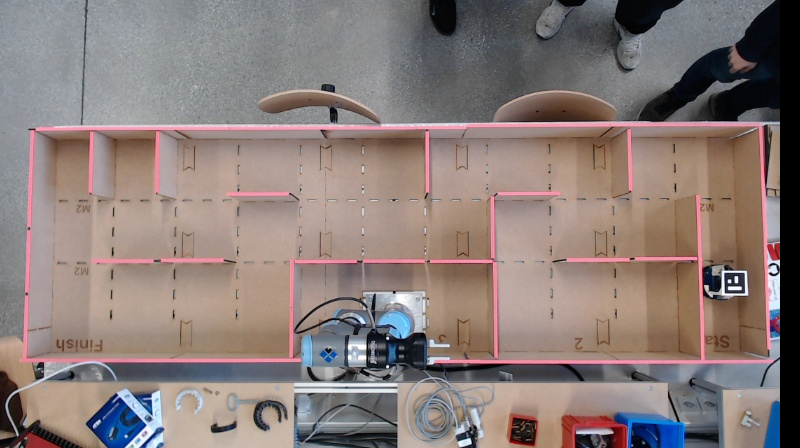
#> input picture images/maze.png, 800 x 448 px, found by its file name
$ python wall_detection.py
#> lines starting #> are read from the running program, lines starting #| are printed output that depends on the picture; after the words box and inside, x2 and y2 are one past the last pixel; in counts of white or black regions, pixels touching at a corner belong together
### agent/grid.py
import numpy as np
import cv2 as cv

# wall indices
UP = 0
RIGHT = 1
DOWN = 2
LEFT = 3

class Cell():
    def __init__(self, row, col, walls = None):
        self.row = row
        self.col = col
        self.walls = walls if walls is not None else [False, False, False, False]

    def add_wall(self, position):
        self.walls[position] = True

    def has_wall(self, position):
        return self.walls[position]

    def __repr__(self):
        return f"Cell({self.row}, {self.col}, walls={self.walls})"


class Maze():
    def __init__(self, rows, cols):
        self.n_rows = rows
        self.n_cols = cols

        # grid of cells
        self.grid = [[Cell(i, j) for j in range(cols)] for i in range(rows)]

        # explicit wall maps
        # horizontal walls: (rows + 1) x cols
        self.h_walls = [[False for _ in range(cols)] for _ in range(rows + 1)]

        # vertical walls: rows x (cols + 1)
        self.v_walls = [[False for _ in range(cols + 1)] for _ in range(rows)]

    # check if a cell is within boundaries
    # should return true if valid cell
    def is_valid_cell(self, row, col):
        return 0 <= row < self.n_rows and 0 <= col < self.n_cols

    # return cell at given row, check if it is a valid cell
    # [37 lines left out: functions get_cell, add_wall, print_maze, not called in this run]

### agent/wall_detection.py
import numpy as np
import cv2 as cv
from grid import Maze

image_path = "images/maze.png"


def get_image(image_path):
    img = cv.imread(image_path, cv.IMREAD_COLOR)
    if img is None:
        raise FileNotFoundError(f"Error opening image: {image_path}")
    return img

# get a pink mask from the image using HSV color space -> binary image with white walls and black background
def get_pink_mask(image_path):
    img = get_image(image_path)
    hsv = cv.cvtColor(img, cv.COLOR_BGR2HSV)

    # lower and upper bounds for pink
    lower = np.array([140, 40, 40], dtype=np.uint8)
    upper = np.array([180, 255, 255], dtype=np.uint8)

    mask = cv.inRange(hsv, lower, upper)

    # small cleanup to close gaps in walls
    kernel = np.ones((3, 3), np.uint8)
    mask = cv.morphologyEx(mask, cv.MORPH_CLOSE, kernel, iterations=2)
    mask = cv.morphologyEx(mask, cv.MORPH_OPEN, kernel, iterations=1)

    return mask

# get main rectangle of maze
def find_outer_rectangle(mask):
    contours, _ = cv.findContours(mask, cv.RETR_EXTERNAL, cv.CHAIN_APPROX_SIMPLE)

    if not contours:
        raise ValueError("No contour found.")

    biggest_contour = max(contours, key=cv.contourArea)
    x, y, w, h = cv.boundingRect(biggest_contour)

    return (x, y, w, h)

# keep only lines that are in the main rectangle
def keep_lines_in_rectangle(lines, rect, margin=10):
    x, y, w, h = rect

    x_min = x - margin
    y_min = y - margin
    x_max = x + w + margin
    y_max = y + h + margin

    kept_lines = []

    for x1, y1, x2, y2 in lines:
        if (
            x_min <= x1 <= x_max and
            x_min <= x2 <= x_max and
            y_min <= y1 <= y_max and
            y_min <= y2 <= y_max
        ):
            kept_lines.append((x1, y1, x2, y2))

    return kept_lines

# mask with horizontal lines
def extract_horizontal_mask(mask, kernel_len=25):
    kernel = cv.getStructuringElement(cv.MORPH_RECT, (kernel_len, 1))
    horizontal = cv.morphologyEx(mask, cv.MORPH_OPEN, kernel)
    return horizontal

# mask with vertical lines
def extract_vertical_mask(mask, kernel_len=25):
    kernel = cv.getStructuringElement(cv.MORPH_RECT, (1, kernel_len))
    vertical = cv.morphologyEx(mask, cv.MORPH_OPEN, kernel)
    return vertical

# get horizontal segments as (x1, y, x2, y) from horizontal mask, filter by min_length
def get_horizontal_segments(horizontal_mask, min_length=30):
    contours, _ = cv.findContours(horizontal_mask, cv.RETR_EXTERNAL, cv.CHAIN_APPROX_SIMPLE)

    segments = []

    for cnt in contours:
        x, y, w, h = cv.boundingRect(cnt)

        if w >= min_length:
            y_center = y + h // 2
            segments.append((x, y_center, x + w, y_center))

    segments.sort(key=lambda line: (line[1], line[0]))
    return segments

# get vertical segments as (x, y1, x, y2) from vertical mask, filter by min_length
def get_vertical_segments(vertical_mask, min_length=30):
    contours, _ = cv.findContours(vertical_mask, cv.RETR_EXTERNAL, cv.CHAIN_APPROX_SIMPLE)

    segments = []

    for cnt in contours:
        x, y, w, h = cv.boundingRect(cnt)

        if h >= min_length:
            x_center = x + w // 2
            segments.append((x_center, y, x_center, y + h))

    segments.sort(key=lambda line: (line[0], line[1]))
    return segments

# draw main rectangle on img
def draw_outer_rectangle(img, rect):
    x, y, w, h = rect
    cv.rectangle(img, (x, y), (x + w, y + h), (255, 0, 0), 3)
    return img

# draw lines on img
def draw_lines(img, horizontal, vertical):
    # horizontal in green
    for x1, y1, x2, y2 in horizontal:
        cv.line(img, (x1, y1), (x2, y2), (0, 255, 0), 3)

    # vertical in red
    for x1, y1, x2, y2 in vertical:
        cv.line(img, (x1, y1), (x2, y2), (0, 0, 255), 3)

    return img

# main function to detect maze walls and return segments and masks
def detect_maze_walls(image_path, kernel_len=25, min_length=30):
    # source image and mask
    img = get_image(image_path)
    mask = get_pink_mask(image_path)

    # contours of maze
    rect = find_outer_rectangle(mask)

    # masks for horizontal and vertical lines
    horizontal_mask = extract_horizontal_mask(mask, kernel_len=kernel_len)
    vertical_mask = extract_vertical_mask(mask, kernel_len=kernel_len)

    # segments of horizontal and vertical lines
    horizontal_lines = get_horizontal_segments(horizontal_mask, min_length=min_length)
    vertical_lines = get_vertical_segments(vertical_mask, min_length=min_length)

    # filter lines to keep only those in the main rectangle
    horizontal_lines = keep_lines_in_rectangle(horizontal_lines, rect)
    vertical_lines = keep_lines_in_rectangle(vertical_lines, rect)

    return rect, horizontal_lines, vertical_lines, img, mask, horizontal_mask, vertical_mask


def main():
    rect, horizontal_lines, vertical_lines, img, mask, horizontal_mask, vertical_mask = detect_maze_walls(
        image_path=image_path,
        kernel_len=25,
        min_length=30
    )
#> in get_image, img is the input picture: shape (448, 800, 3); mean B, G, R 121, 124.2, 138
#> in get_pink_mask, `mask = cv.inRange(hsv, lower, upper)`:
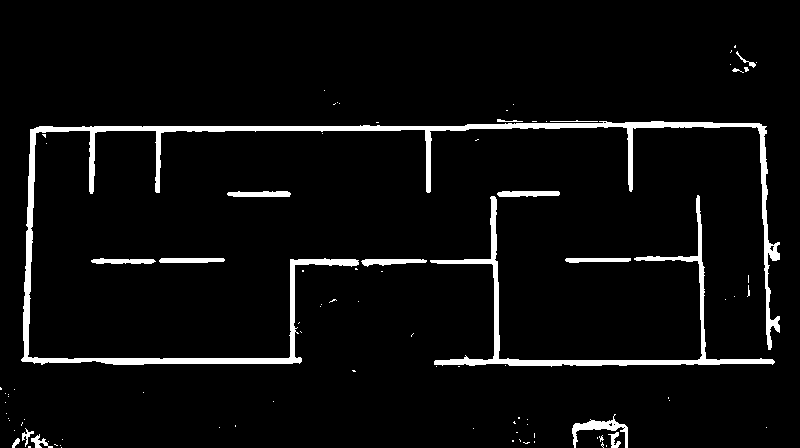
#> mask: shape (448, 800); 4.8% white; 93 white regions (76 under 20 px), largest, box (x1, y1, x2, y2) and area: (21, 121, 780, 365) 10171, (430, 195, 775, 367) 3946, (572, 414, 628, 448) 544
#> in get_pink_mask, `mask = cv.morphologyEx(mask, cv.MORPH_OPEN, kernel, iterations=1)`:
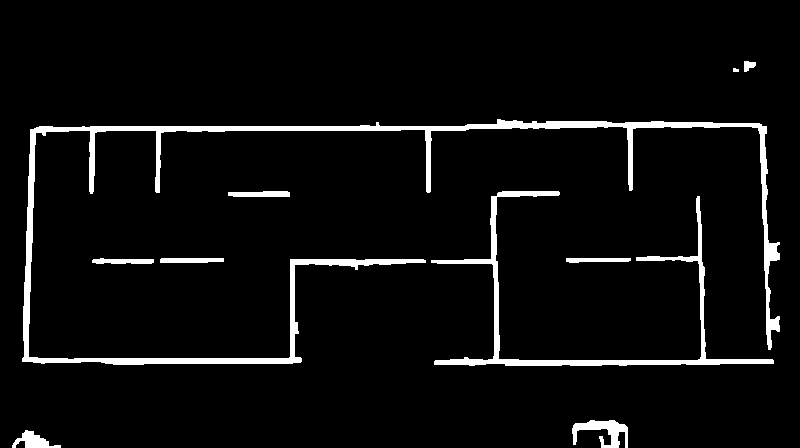
#> mask: shape (448, 800); 4.9% white; 10 white regions
#> in find_outer_rectangle, `contours, _ = cv.findContours(mask, cv.RETR_EXTERNAL, cv.CHAIN_APPROX_..`: contours = 10 contours, 1 with area under 20; largest, box (x1, y1, x2, y2) and area: (22, 119, 780, 365) 8957, (431, 191, 774, 366) 3458, (572, 420, 628, 448) 660, (12, 430, 61, 448) 355, (228, 191, 290, 197) 264
#> in find_outer_rectangle, `biggest_contour = max(contours, key=cv.contourArea)`: biggest_contour = contour of 411 points, box (x1, y1, x2, y2) (22, 119, 780, 365), area 8957
#> in find_outer_rectangle, `x, y, w, h = cv.boundingRect(biggest_contour)`: x = 22; y = 119; w = 758; h = 246
#> in detect_maze_walls, `rect = find_outer_rectangle(mask)`: rect = (22, 119, 758, 246)
#> in extract_horizontal_mask, `horizontal = cv.morphologyEx(mask, cv.MORPH_OPEN, kernel)`:
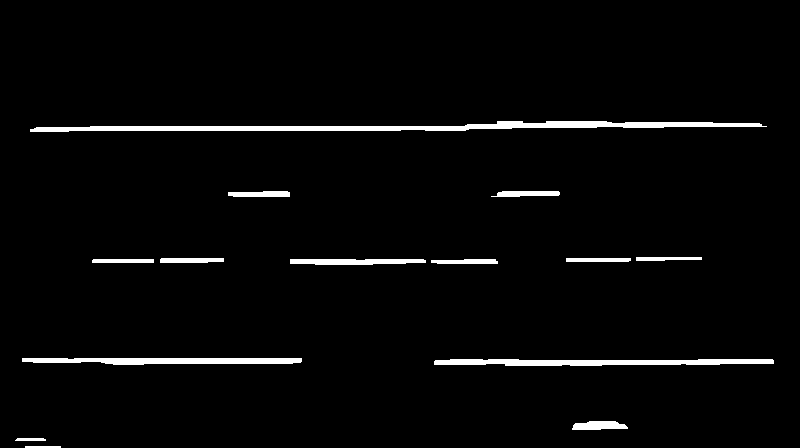
#> horizontal: shape (448, 800); 2.9% white; 14 white regions, largest, box (x1, y1, x2, y2) and area: (30, 121, 767, 132) 3769, (434, 359, 774, 366) 1849, (22, 358, 302, 365) 1581
#> in extract_vertical_mask, `vertical = cv.morphologyEx(mask, cv.MORPH_OPEN, kernel)`:
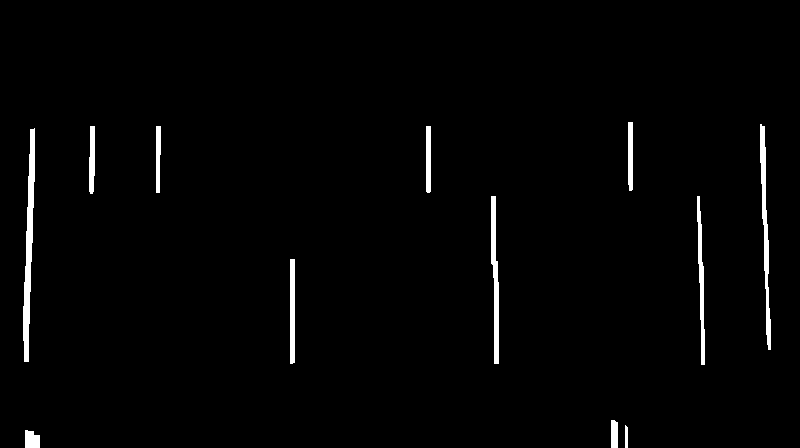
#> vertical: shape (448, 800); 1.7% white; 12 white regions
#> in get_horizontal_segments, `contours, _ = cv.findContours(horizontal_mask, cv.RETR_EXTERNAL, cv.CH..`: contours = 14 contours; largest, box (x1, y1, x2, y2) and area: (30, 121, 767, 132) 3028, (434, 359, 774, 366) 1506, (22, 358, 302, 365) 1298, (290, 259, 426, 265) 568, (572, 421, 628, 430) 342
#> the loop in get_horizontal_segments, `for cnt in contours:` made 14 passes
#> (cnt, x, y, w, h, y_center) on pass 1: ([[25, 446], [25, 447], [60, 447], [60, 446]], 25, 446, 36, 2, 447)
#> after the loop in get_horizontal_segments, `for cnt in contours:`: segments = 14 items, first 6: (25, 447, 61, 447), (15, 439, 46, 439), (572, 425, 628, 425), (434, 362, 774, 362), (22, 361, 302, 361), (431, 261, 498, 261)
#> in detect_maze_walls, `horizontal_lines = get_horizontal_segments(horizontal_mask, min_length..`: horizontal_lines = 14 items, first 6: (30, 126, 767, 126), (228, 194, 290, 194), (491, 194, 560, 194), (636, 259, 702, 259), (160, 260, 224, 260), (566, 260, 631, 260)
#> in get_vertical_segments, `contours, _ = cv.findContours(vertical_mask, cv.RETR_EXTERNAL, cv.CHAI..`: contours = 12 contours; largest, box (x1, y1, x2, y2) and area: (23, 128, 35, 362) 1158, (760, 124, 771, 350) 766, (491, 196, 499, 364) 670, (697, 196, 705, 365) 498, (290, 259, 295, 364) 414
#> the loop in get_vertical_segments, `for cnt in contours:` made 12 passes
#> (x, y, w, h, x_center) on passes 4 to 11: (290, 259, 5, 105, 292), (697, 196, 8, 169, 701), (491, 196, 8, 168, 495), (23, 128, 12, 234, 29), (426, 126, 5, 67, 428), (156, 126, 5, 67, 158), (89, 126, 6, 68, 92), (760, 124, 11, 226, 765)
#> after the loop in get_vertical_segments, `for cnt in contours:`: segments = [(292, 259, 292, 364), (701, 196, 701, 365), (495, 196, 495, 364), (29, 128, 29, 362), (428, 126, 428, 193), (158, 126, 158, 193), (92, 126, 92, 194), (765, 124, 765, 350), (630, 122, 630, 191)]
#> in detect_maze_walls, `vertical_lines = get_vertical_segments(vertical_mask, min_length=min_l..`: vertical_lines = [(29, 128, 29, 362), (92, 126, 92, 194), (158, 126, 158, 193), (292, 259, 292, 364), (428, 126, 428, 193), (495, 196, 495, 364), (630, 122, 630, 191), (701, 196, 701, 365), (765, 124, 765, 350)]
#> in keep_lines_in_rectangle, `x, y, w, h = rect`: x = 22; y = 119; w = 758; h = 246
#> in keep_lines_in_rectangle, `x_min = x - margin`: x_min = 12
#> in keep_lines_in_rectangle, `y_min = y - margin`: y_min = 109
#> in keep_lines_in_rectangle, `x_max = x + w + margin`: x_max = 790
#> in keep_lines_in_rectangle, `y_max = y + h + margin`: y_max = 375
#> the loop in keep_lines_in_rectangle, `for x1, y1, x2, y2 in lines:` made 14 passes
#> after the loop in keep_lines_in_rectangle, `for x1, y1, x2, y2 in lines:`: kept_lines = [(30, 126, 767, 126), (228, 194, 290, 194), (491, 194, 560, 194), (636, 259, 702, 259), (160, 260, 224, 260), (566, 260, 631, 260), (92, 261, 154, 261), (431, 261, 498, 261), (290, 262, 426, 262), (22, 361, 302, 361), (434, 362, 774, 362)]
#> in detect_maze_walls, `horizontal_lines = keep_lines_in_rectangle(horizontal_lines, rect)`: horizontal_lines has the same summary as kept_lines in keep_lines_in_rectangle
#> the loop in keep_lines_in_rectangle (call 2), `for x1, y1, x2, y2 in lines:` made 9 passes
#> rect = (22, 119, 758, 246); horizontal_lines has the same summary as kept_lines in keep_lines_in_rectangle

    result = img.copy()
    result = draw_outer_rectangle(result, rect)
#> in draw_outer_rectangle, `x, y, w, h = rect`: x = 22; y = 119; w = 758; h = 246
#> in draw_outer_rectangle, `cv.rectangle(img, (x, y), (x + w, y + h), (255, 0, 0), 3)`:
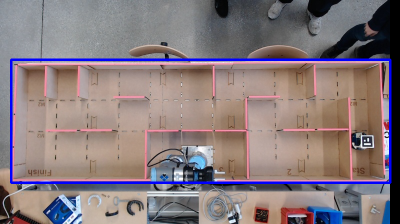
#> img: shape (448, 800, 3) (shown at 1/2 size); mean B, G, R 125.1, 121.3, 134.9
    result = draw_lines(result, horizontal_lines, vertical_lines)
#> the loop in draw_lines, `for x1, y1, x2, y2 in horizontal:` made 11 passes
#> after the loop in draw_lines, `for x1, y1, x2, y2 in horizontal:`:
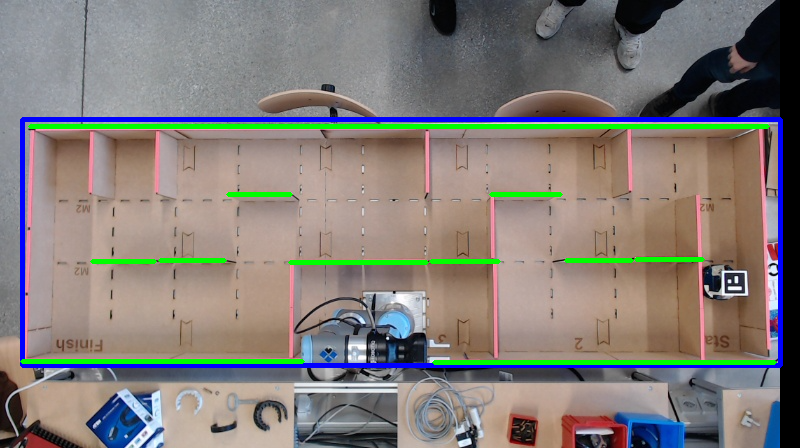
#> img: shape (448, 800, 3); 2.76% of pixels changed, all inside (x1, y1, x2, y2) = (20, 124, 777, 365)
#> the loop in draw_lines, `for x1, y1, x2, y2 in vertical:` made 9 passes
#> after the loop in draw_lines, `for x1, y1, x2, y2 in vertical:`:
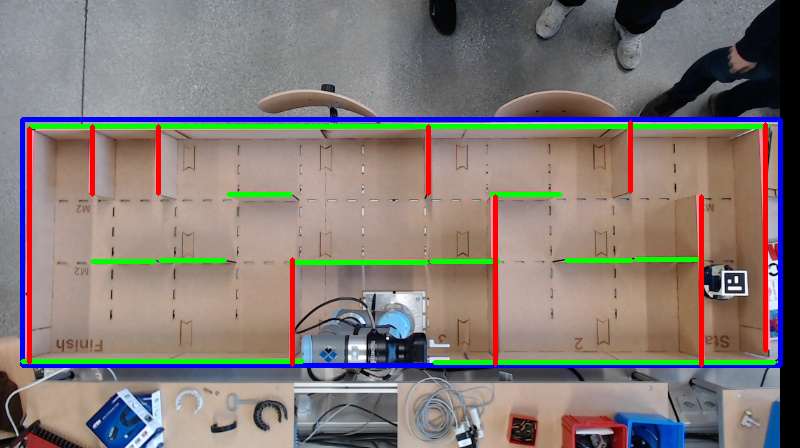
#> img: shape (448, 800, 3); 1.67% of pixels changed, all inside (x1, y1, x2, y2) = (27, 120, 768, 368)

    maze = Maze(rows=3, cols=11)
#> (the run stopped early here; a loop or call above may not have finished)
